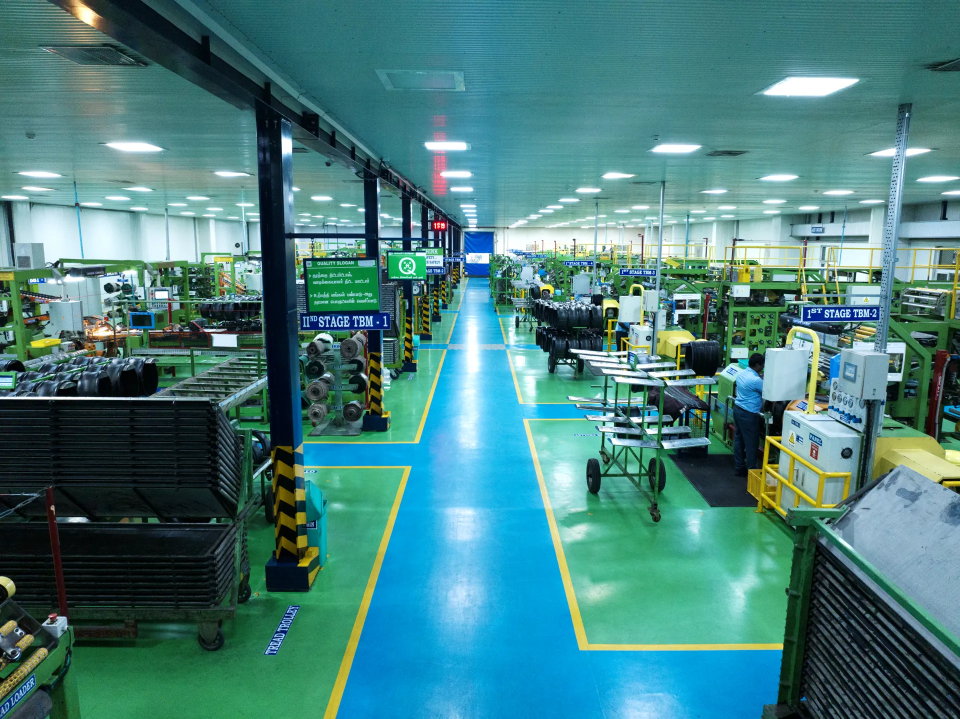
#> input picture src/assets/about/about-hero.webp, 1920 x 1438 px (shown at 1/2 size)
$ python blue_plate_cutout.py ../../src/assets/about/about-hero.webp ../../src/assets/about/factory.webp
#> lines starting #> are read from the running program, lines starting #| are printed output that depends on the picture; after the words box and inside, x2 and y2 are one past the last pixel; in counts of white or black regions, pixels touching at a corner belong together
### scripts/products/lineup_cutout.py
#!/usr/bin/env python3
"""Ground shadows for the products page tyre line-ups, and the matte clean-up.

Two things live here:

  `ground_shadow` — the shadow builder both line-up paths use. A tyre line-up
  puts several tyres at several depths, so their contact patches sit at several
  different heights. One CSS ellipse, or a mirrored-and-squashed copy of the
  whole image, detaches from all but one of them. This reads the silhouette's
  lowest pixel per column instead, flattens that into a pool under each contact
  patch, and lays a tight core blur over a broad ambient one — which is how a
  floor shadow under a big softbox actually falls. A single blur reads as a
  decal.

  `main` — the supplied-photo path. Run it on the MATTED png, not the original:
  the background has to come off first (Freepik/Magnific
  `images_remove_background` did the two-wheeler line-up; it cleared the
  checkerboard floor, the navy backdrop and the banner type in the corner while
  keeping the wheel-spoke gaps and the tread edges). This then neutralises the
  colour the floor and backdrop left on the anti-aliased rim, trims to the alpha
  box so the box bottom IS the contact line, and bakes the shadow.

      python3 scripts/products/lineup_cutout.py matte.png out.webp

  For a line-up staged out of separate product shots, see lineup_stage.py.
"""
import sys

import numpy as np
from PIL import Image, ImageFilter

PAD = 72          # room under the group for the shadow to fall into
POOL = 104        # width of the contact patch a shadow pools under
FALLOFF = 46.0    # how fast the pool fades as the silhouette lifts off the floor
BLUR = 10         # the tight core of the shadow
SPREAD = 30       # the broad ambient half
DARK = 0.46       # peak shadow opacity
INK = (18, 32, 54)  # shadows on this site are navy-black, never neutral grey


def defringe(rgba, thresh=14):
    """Pull the coloured rim a background leaves on an anti-aliased edge back to
    neutral. Safe here because nothing in a tyre shot is legitimately saturated
    — black rubber, white lettering, grey steel."""
    rgb = rgba[:, :, :3].astype(np.int16)
    a = rgba[:, :, 3]
    r, g, b = rgb[:, :, 0], rgb[:, :, 1], rgb[:, :, 2]
    edge = (a > 0) & (a < 250)
    hot = edge & (r - np.maximum(g, b) > thresh)
    r[hot] = np.maximum(g, b)[hot]
    cold = edge & (b - np.maximum(r, g) > thresh)
    b[cold] = np.maximum(r, g)[cold]
    rgba[:, :, :3] = np.clip(rgb, 0, 255).astype(np.uint8)
    return rgba, int(hot.sum()), int(cold.sum())


def _maxfilt(v, w):
    """running max over a window, so the ground line flattens under each tyre"""
    out = v.copy()
    for s in range(1, w // 2 + 1):
        out = np.maximum(out, np.concatenate([v[s:], np.full(s, -1)]))
        out = np.maximum(out, np.concatenate([np.full(s, -1), v[:-s]]))
    return out


def shadow_mask(alpha, pad=PAD, pool=POOL, falloff=FALLOFF, blur=BLUR, spread=SPREAD):
    """0..1 shadow field for a silhouette, `pad` rows taller than it."""
    h, w = alpha.shape
    solid = alpha > 40
    has = solid.any(axis=0)
    if not has.any():
        return np.zeros((h + pad, w), np.float32)
    ybot = np.where(has, (h - 1) - np.argmax(solid[::-1], axis=0), -1)

    ground = _maxfilt(np.where(has, ybot, -1), pool)
    lift = np.where(has, ground - ybot, 1e9)
    strength = np.exp(-(lift / falloff) ** 2)

    sh = np.zeros((h + pad, w), np.float32)
    xs = np.nonzero(has)[0]
    for dy in range(-3, 15):
        fade = np.exp(-((dy - 4) / 7.0) ** 2)
        ys = ground[xs] + dy
        ok = (ys >= 0) & (ys < h + pad)
        np.maximum.at(sh, (ys[ok], xs[ok]), strength[xs][ok] * fade)

    raw = Image.fromarray((np.clip(sh, 0, 1) * 255).astype(np.uint8))
    core = np.array(raw.filter(ImageFilter.GaussianBlur(blur)), np.float32) / 255.0
    ambient = np.array(raw.filter(ImageFilter.GaussianBlur(spread)), np.float32) / 255.0
    return np.clip(core * 0.86 + ambient * 0.62, 0, 1)


def ground_shadow(im, dark=DARK, **kw):
    """The tyre standing on its own shadow, as one RGBA image `pad` taller."""
    sh = shadow_mask(np.array(im)[:, :, 3], **kw)
    canvas = np.zeros((sh.shape[0], sh.shape[1], 4), np.uint8)
    canvas[:, :, :3] = INK
    canvas[:, :, 3] = np.clip(sh * dark * 255, 0, 255).astype(np.uint8)
    out = Image.fromarray(canvas)
    out.alpha_composite(im, (0, 0))
    return out


def proof(im, path="lineup-preview.png"):
    """a proof on the plate's own sky colour, to check the shadow and the edges"""
    bg = Image.new("RGBA", im.size, (196, 218, 240, 255))
    bg.alpha_composite(im)
    bg.convert("RGB").save(path)
    print("proof written to", path)


# [18 lines left out: function main, not called in this run]


# [2 lines that do not run on import are left out]

### scripts/products/blue_plate_cutout.py
#!/usr/bin/env python3
"""
Strip an opaque blue backdrop out of an already-cut-out product shot, then hand
it to the normal line-up finishing pass.

The client's two-wheeler plate arrives with a real alpha channel, which looks
like a finished cutout — but it is not. It was cut off a #5778AC background and
the **drop shadow came with it, fully opaque** (measured #4C6388 over 9.7% of
the frame, one connected region wrapping the silhouettes because the blue fringe
along every edge joins it up). On the products hero's own blue that would read
as a hard-edged lighter blob, not as a shadow.

Keying on brightness is not safe here: the bike's smoked windscreen and its dark
plastics sit in the same range as the backdrop. What separates them is hue. The
backdrop family is one colour scaled up and down by the shadow, so its channel
*ratios* hold steady — r/b 0.56, g/b 0.73 — while a neutral dark part of the
bike sits near r/b 0.75. So the key is a distance to that ratio, not a level,
which leaves the windscreen alone.

The blue that survives as a blend along each edge is then pulled out by
`lineup_cutout.defringe`, whose `cold` branch exists for exactly this, and the
shadow is re-baked by `ground_shadow` so this plate grounds the same way as the
other line-ups on the page.

Usage:  python3 scripts/products/blue_plate_cutout.py <src.png> <out.webp>
"""
import sys

import numpy as np
from PIL import Image
from scipy import ndimage as ndi

from lineup_cutout import defringe, ground_shadow, proof

# the backdrop's own channel ratios, and how far a pixel may sit from them
RB, GB = 0.56, 0.73
RB_TOL, GB_TOL = 0.10, 0.08
MIN_BLUE = 40           # below this the channels are too small to have a ratio
MIN_COMP = 2000         # drop specks left behind once the backdrop is gone
HOLE_MAX = 1200         # repair chrome and glass the key mis-reads as backdrop
MAX_W = 1400            # the hero never renders it wider than ~600 CSS px


def keep_larger_than(mask: np.ndarray, n: int) -> np.ndarray:
    lab, count = ndi.label(mask)
    if not count:
        return mask
    sizes = ndi.sum(mask, lab, range(1, count + 1))
    return np.isin(lab, np.nonzero(sizes >= n)[0] + 1)


def main(src: str, out_path: str) -> None:
#> called with src = '../../src/assets/about/about-hero.webp', out_path = '../../src/assets/about/factory.webp'
    rgba = np.asarray(Image.open(src).convert("RGBA")).astype(np.int16)
    a = rgba[:, :, 3]
#> a: shape (1438, 1920) int16; every value is 255
    r, g, b = (rgba[:, :, i].astype(np.float64) for i in range(3))
    H, W = a.shape
    print(f"source {W}x{H}, {100 * (a > 8).mean():.1f}% of it already opaque")
#| source 1920x1438, 100.0% of it already opaque

    with np.errstate(invalid="ignore", divide="ignore"):
        rb, gb = r / np.maximum(b, 1), g / np.maximum(b, 1)
    backdrop = (
        (a > 8)
        & (b > MIN_BLUE)
        & (np.abs(rb - RB) < RB_TOL)
        & (np.abs(gb - GB) < GB_TOL)
    )
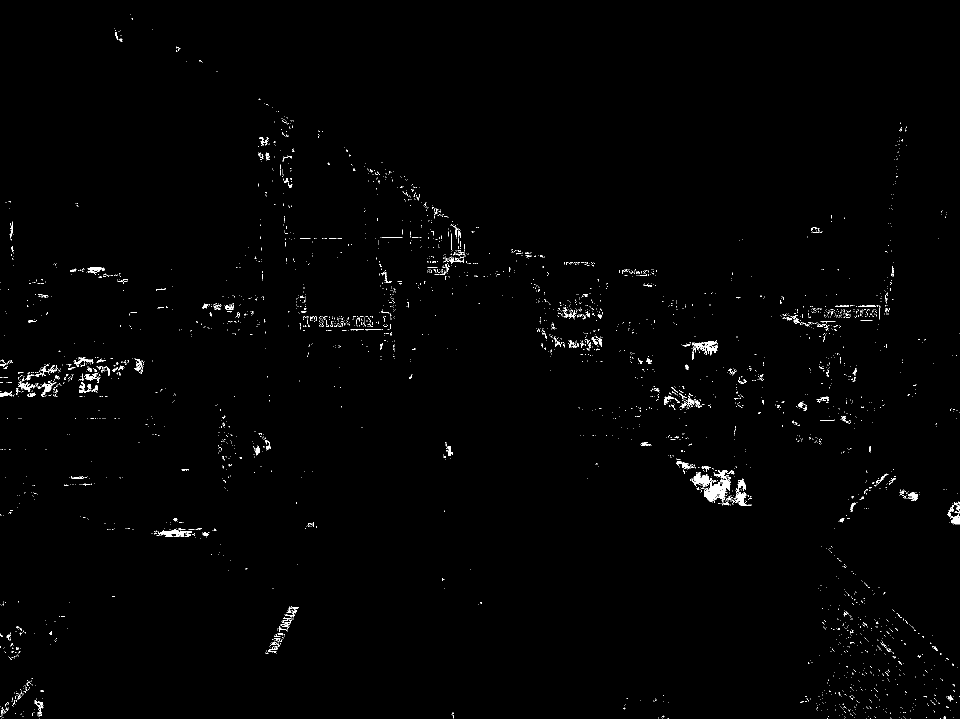
#> backdrop: shape (1438, 1920) bool (shown at 1/2 size); 0.81% white in thin lines or dots
    print(f"  backdrop and its shadow: {100 * backdrop.mean():.1f}% of frame")
#|   backdrop and its shadow: 0.8% of frame

    subject = keep_larger_than((a > 8) & ~backdrop, MIN_COMP)
#> in keep_larger_than, `lab, count = ndi.label(mask)`:
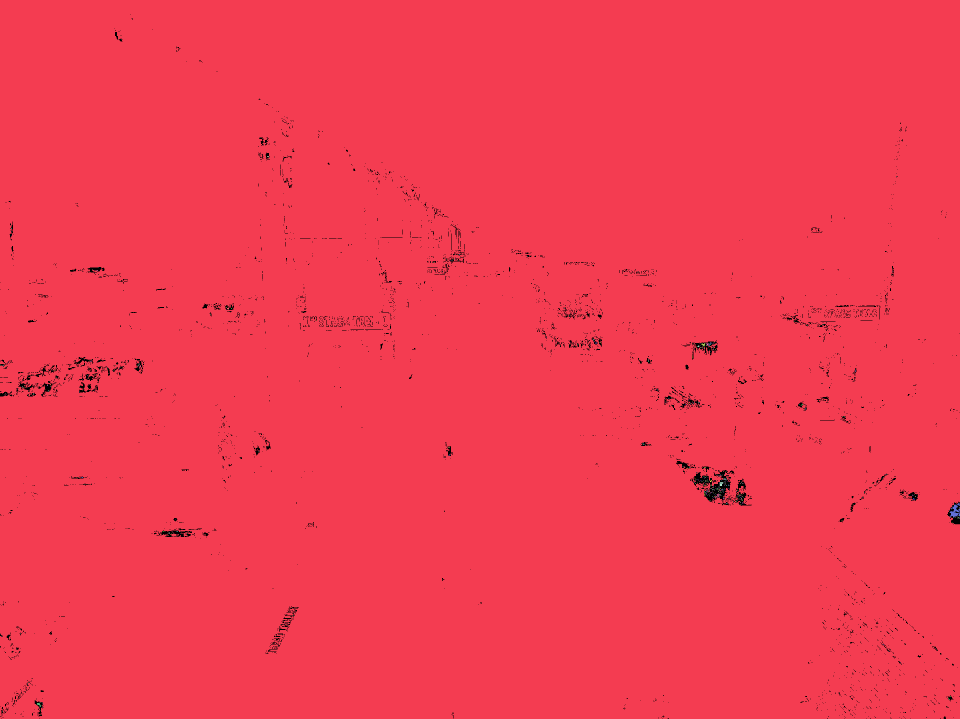
#> lab: shape (1438, 1920) int32 (shown at 1/2 size); 467 distinct labels, from 0 to 466; one colour per label, 0 black
#> in keep_larger_than, `lab, count = ndi.label(mask)`: count = 466
#> in keep_larger_than, `lab, count = ndi.label(mask)`:
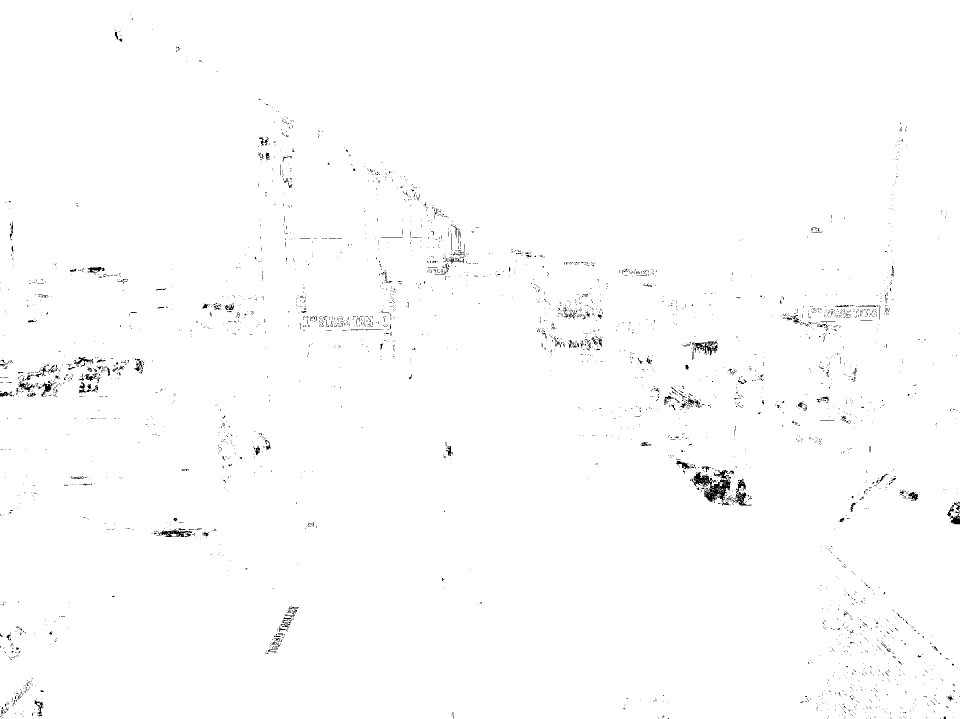
#> mask: shape (1438, 1920) bool (shown at 1/2 size); 99.2% white; black in thin lines or dots
#> in keep_larger_than, `sizes = ndi.sum(mask, lab, range(1, count + 1))`: sizes = 466 values, max 2737422 at index 0, min 1 at index 1, mean 5877
    holes = ndi.binary_fill_holes(subject) & ~subject
#> holes: shape (1438, 1920) bool; 0.82% white; 3541 white regions (3369 under 20 px), largest, box (x1, y1, x2, y2) and area: (1383, 940, 1462, 1011) 2402, (1384, 683, 1435, 711) 645, (316, 1061, 384, 1074) 503
    small = keep_larger_than(holes, 1) & ~keep_larger_than(holes, HOLE_MAX)
#> call 2 of keep_larger_than, with n = 1
#> in keep_larger_than (call 2), `lab, count = ndi.label(mask)`:
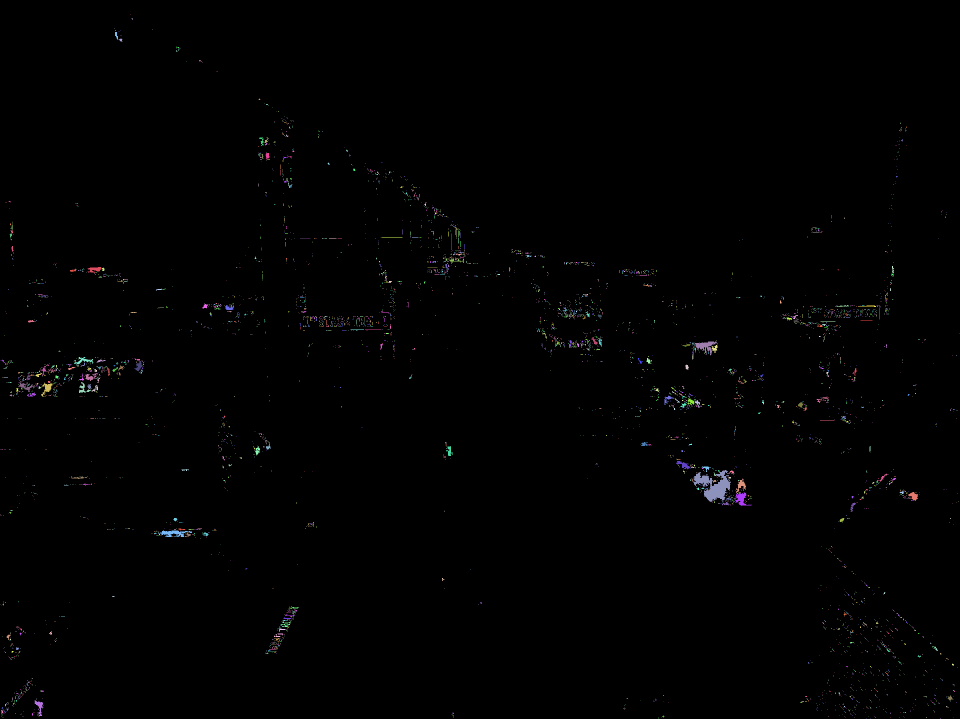
#> lab: shape (1438, 1920) int32 (shown at 1/2 size); 4806 distinct labels, from 0 to 4805; one colour per label, 0 black
#> in keep_larger_than (call 2), `lab, count = ndi.label(mask)`: count = 4805
#> in keep_larger_than (call 2), `sizes = ndi.sum(mask, lab, range(1, count + 1))`: sizes = 4805 values, max 2252 at index 3428, min 1 at index 0, mean 4.69
#> small: shape (1438, 1920) bool; 0.73% white in thin lines or dots
    subject |= small
#> subject: shape (1438, 1920) bool; 99.9% white; 30 black regions (25 under 20 px), largest, box (x1, y1, x2, y2) and area: (1386, 940, 1462, 1004) 2252, (1894, 1004, 1920, 1049) 786, (0, 783, 22, 793) 119, (0, 728, 10, 734) 35, (1887, 1433, 1892, 1438) 20
    _, pieces = ndi.label(subject)
#> pieces = 1
    print(f"  subject: {pieces} pieces, {100 * subject.mean():.1f}% of frame; "
          f"repaired {int(small.sum())} px of glass and chrome")
#|   subject: 1 pieces, 99.9% of frame; repaired 20262 px of glass and chrome

    rgba[:, :, 3] = np.where(subject, a, 0)
    arr, hot, cold = defringe(rgba.astype(np.uint8))
#> hot = 0; cold = 0
    print(f"  de-fringed {hot} warm / {cold} cold edge pixels")
#|   de-fringed 0 warm / 0 cold edge pixels

    im = Image.fromarray(arr)
    box = im.getbbox()
#> box = (0, 0, 1920, 1438)
    im = im.crop(box)
    print(f"  trimmed to {im.size[0]}x{im.size[1]} from {box}")
#|   trimmed to 1920x1438 from (0, 0, 1920, 1438)

    out = ground_shadow(im)
#> in shadow_mask, `ybot = np.where(has, (h - 1) - np.argmax(solid[::-1], axis=0), -1)`: ybot = 1920 values, max 1437 at index 0, min 1432 at index 1888, mean 1437
#> in _maxfilt, `out = v.copy()`: out has the same summary as ybot in shadow_mask
#> after the loop in _maxfilt, `for s in range(1, w // 2 + 1):`: out = 1920 values from 1437 to 1437
#> in shadow_mask, `lift = np.where(has, ground - ybot, 1e9)`: lift = 1920 values, max 5 at index 1888, min 0 at index 0, mean 0.0187
#> in shadow_mask, `strength = np.exp(-(lift / falloff) ** 2)`: strength = 1920 values, max 1 at index 0, min 0.988 at index 1888, mean 1
#> in shadow_mask, `xs = np.nonzero(has)[0]`: xs = 1920 values from 0 to 1919
#> after the loop in shadow_mask, `for dy in range(-3, 15):`:
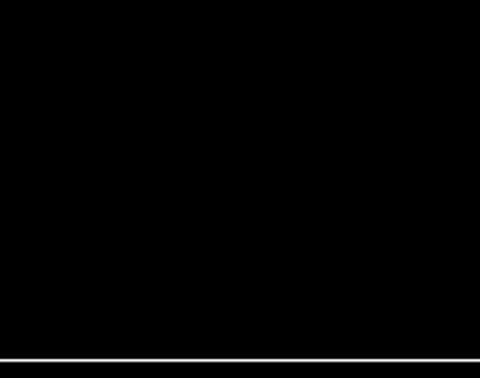
#> sh: shape (1510, 1920) float32 (shown at 1/4 size); min 0, max 1, mean 0.00755
#> in ground_shadow, `canvas[:, :, 3] = np.clip(sh * dark * 255, 0, 255).astype(np.uint8)`:
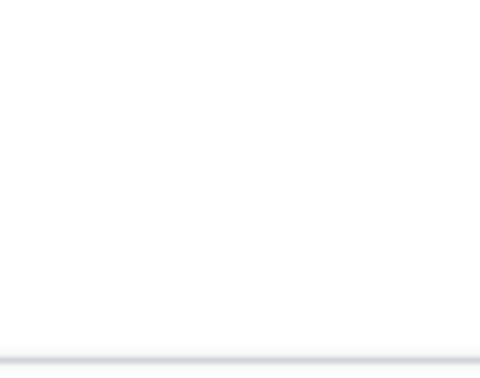
#> canvas: shape (1510, 1920, 4) (shown at 1/4 size); mean of channels 0, 1, 2, 3 18, 32, 54, 1.2; transparent parts drawn white
    if out.width > MAX_W:
        out = out.resize((MAX_W, round(out.height * MAX_W / out.width)), Image.LANCZOS)
#> out: PIL image 1400x1101 RGBA
    out.save(out_path, "WEBP", quality=88, method=6)
    print(f"  wrote {out_path} at {out.size[0]}x{out.size[1]}")
#|   wrote ../../src/assets/about/factory.webp at 1400x1101
    proof(out, out_path.rsplit(".", 1)[0] + "-proof.png")
#> in proof, `bg.alpha_composite(im)`:
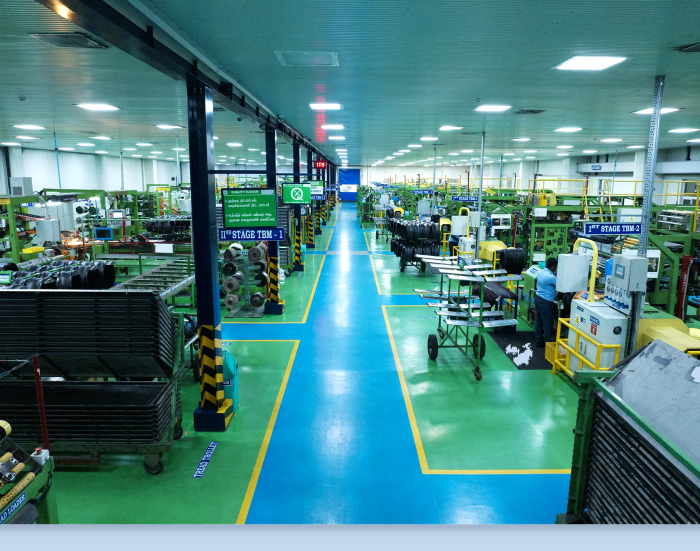
#> bg: PIL image 1400x1101 RGBA (shown at 1/2 size); mean R, G, B, A 77.1, 130.7, 130.7, 255


if __name__ == "__main__":
    main(sys.argv[1], sys.argv[2])
